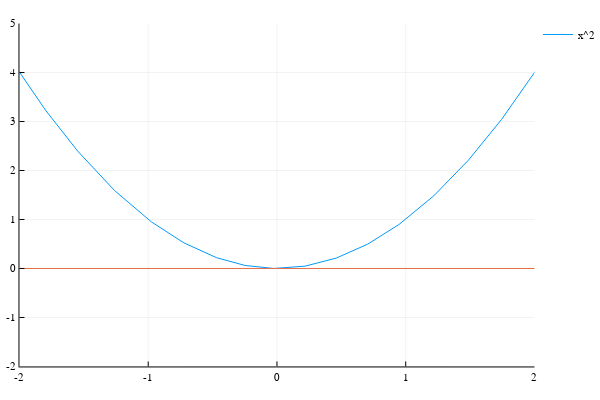

The cell this chart's notebook holds for it:
### Markdown cell above
As we move the graph up, at the function $x^2$ only intersects once, but we consider it a <i>zero of multiplicity two</i>, or "two zeros at the same point". We count the zero of $x^2$ as an ''axis-crossing going down'' and an ''axis-crossing going up'' both at the same time.

### Code cell
plot(x->x^2,label="x^2")
hline!([0],label="")
plot!(xlims=(-2,2),ylims=(-2,5))

### Figure 1 — Plotly figure (JSON) as saved in the notebook; plotly's stock layout.template omitted (floating-point values rounded to 4 significant figures)
{"data": [{"colorbar": {"title": ""}, "hoverinfo": "text", "legendgroup": "x^2", "line": {"color": "rgba(0, 154, 250, 1.000)", "dash": "solid", "shape": "linear", "width": 1}, "mode": "lines", "name": "x^2", "showlegend": true, "text": [null, null, null, null, null, null, null, null, null, null, null, null, null, null, null, null, null, null, null, null, null, null, null, null, null, null, null, null, null, null, null, null, null, null, null, null, null, null, null, null, null], "type": "scatter", "x": [-5, -4.951, -4.902, -4.451, -3.999, -3.728, -3.457, -3.227, -2.998, -2.749, -2.499, -2.27, -2.04, -1.794, -1.547, -1.262, -0.9767, -0.7231, -0.4694, -0.2471, -0.02468, 0.2178, 0.4602, 0.7041, 0.948, 1.218, 1.487, 1.744, 2.001, 2.267, 2.534, 2.759, 2.983, 3.257, 3.532, 3.789, 4.047, 4.46, 4.873, 4.936, 5], "xaxis": "x1", "y": [25, 24.51, 24.03, 19.81, 15.99, 13.9, 11.95, 10.42, 8.987, 7.555, 6.247, 5.152, 4.162, 3.217, 2.394, 1.593, 0.9539, 0.5228, 0.2204, 0.06104, 0.0006089, 0.04743, 0.2118, 0.4958, 0.8988, 1.483, 2.212, 3.041, 4.002, 5.141, 6.422, 7.61, 8.9, 10.61, 12.47, 14.36, 16.38, 19.89, 23.75, 24.37, 25], "yaxis": "y1", "zmax": null, "zmin": null}, {"colorbar": {"title": ""}, "hoverinfo": "text", "legendgroup": "", "line": {"color": "rgba(227, 111, 71, 1.000)", "dash": "solid", "shape": "linear", "width": 1}, "mode": "lines", "name": "", "showlegend": false, "text": [null, null], "type": "scatter", "x": [-402, 402], "xaxis": "x1", "y": [0, 0], "yaxis": "y1", "zmax": null, "zmin": null}], "layout": {"annotations": [], "height": 400, "legend": {"bgcolor": "rgba(255, 255, 255, 1.000)", "bordercolor": "rgba(0, 0, 0, 1.000)", "font": {"color": "rgba(0, 0, 0, 1.000)", "family": "sans-serif", "size": 11}, "tracegroupgap": 0, "x": 1, "y": 1}, "margin": {"b": 20, "l": 0, "r": 0, "t": 20}, "paper_bgcolor": "rgba(255, 255, 255, 1.000)", "plot_bgcolor": "rgba(255, 255, 255, 1.000)", "showlegend": true, "width": 600, "xaxis": {"anchor": "y1", "domain": [0.03619, 0.9934], "gridcolor": "rgba(0, 0, 0, 0.100)", "gridwidth": 0.5, "linecolor": "rgba(0, 0, 0, 1.000)", "mirror": false, "range": [-2, 2], "showgrid": true, "showline": true, "showticklabels": true, "tickangle": 0, "tickcolor": "rgb(0, 0, 0)", "tickfont": {"color": "rgba(0, 0, 0, 1.000)", "family": "sans-serif", "size": 11}, "tickmode": "array", "ticks": "inside", "ticktext": ["-2", "-1", "0", "1", "2"], "tickvals": [-2, -1, 0, 1, 2], "title": "", "titlefont": {"color": "rgba(0, 0, 0, 1.000)", "family": "sans-serif", "size": 15}, "type": "-", "visible": true, "zeroline": false, "zerolinecolor": "rgba(0, 0, 0, 1.000)"}, "yaxis": {"anchor": "x1", "domain": [0.03762, 0.9902], "gridcolor": "rgba(0, 0, 0, 0.100)", "gridwidth": 0.5, "linecolor": "rgba(0, 0, 0, 1.000)", "mirror": false, "range": [-2, 5], "showgrid": true, "showline": true, "showticklabels": true, "tickangle": 0, "tickcolor": "rgb(0, 0, 0)", "tickfont": {"color": "rgba(0, 0, 0, 1.000)", "family": "sans-serif", "size": 11}, "tickmode": "array", "ticks": "inside", "ticktext": ["-2", "-1", "0", "1", "2", "3", "4", "5"], "tickvals": [-2, -1, 0, 1, 2, 3, 4, 5], "title": "", "titlefont": {"color": "rgba(0, 0, 0, 1.000)", "family": "sans-serif", "size": 15}, "type": "-", "visible": true, "zeroline": false, "zerolinecolor": "rgba(0, 0, 0, 1.000)"}}}
